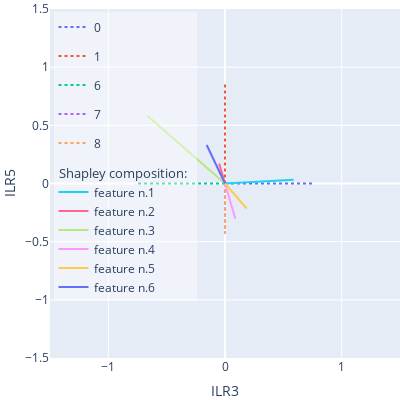
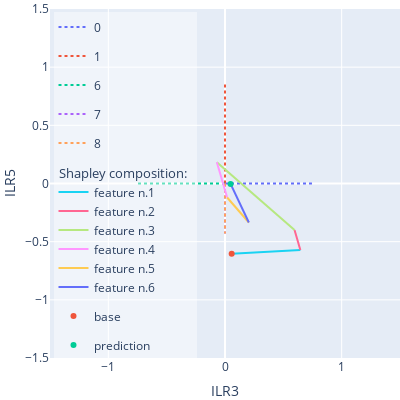

The notebook cell these images were saved under, in order:
### Code cell
#PLOT the a ILR subspace (corresponding to the chosen ILR components listed in balances).
#plot range [-lim, lim]
#If shapley_sum is True, the sum of the shapley vectors are summed from the base distribution to the prediction

fig = explainer.plot_ilr_space(balances=[3, 5], lim=1.5, figsize=400)
fig.write_image(os.path.join(out_dir, 'ex_gt4_ilrplot.pdf'))

fig = explainer.plot_ilr_space(balances=[3, 5], shapley_sum=True, lim=1.5, figsize=400)
fig.write_image(os.path.join(out_dir, 'ex_gt4_ilrplotsum.pdf'))

### Figure 1 — Plotly figure (JSON) as saved in the notebook; plotly's stock layout.template omitted (floating-point values rounded to 4 significant figures)
{"data": [{"legendgroup": "class0", "line": {"dash": "dot"}, "mode": "lines", "name": "0", "type": "scatter", "x": [0, 0.7454], "y": [0, 6.763e-17]}, {"legendgroup": "class1", "line": {"dash": "dot"}, "mode": "lines", "name": "1", "type": "scatter", "x": [0, -2.962e-17], "y": [0, 0.8607]}, {"legendgroup": "class6", "line": {"dash": "dot"}, "mode": "lines", "name": "6", "type": "scatter", "x": [0, -0.7454], "y": [0, 5.376e-17]}, {"legendgroup": "class7", "line": {"dash": "dot"}, "mode": "lines", "name": "7", "type": "scatter", "x": [0, -2.962e-17], "y": [0, -0.4303]}, {"legendgroup": "class8", "line": {"dash": "dot"}, "mode": "lines", "name": "8", "type": "scatter", "x": [0, -2.962e-17], "y": [0, -0.4303]}, {"legendgroup": "shapley", "legendgrouptitle": {"text": "Shapley composition:"}, "mode": "lines", "name": "feature n.1", "type": "scatter", "x": [0, 0.5888], "y": [0, 0.03166]}, {"legendgroup": "shapley", "legendgrouptitle": {"text": "Shapley composition:"}, "mode": "lines", "name": "feature n.2", "type": "scatter", "x": [0, -0.04993], "y": [0, 0.171]}, {"legendgroup": "shapley", "legendgrouptitle": {"text": "Shapley composition:"}, "mode": "lines", "name": "feature n.3", "type": "scatter", "x": [0, -0.666], "y": [0, 0.5827]}, {"legendgroup": "shapley", "legendgrouptitle": {"text": "Shapley composition:"}, "mode": "lines", "name": "feature n.4", "type": "scatter", "x": [0, 0.08848], "y": [0, -0.3023]}, {"legendgroup": "shapley", "legendgrouptitle": {"text": "Shapley composition:"}, "mode": "lines", "name": "feature n.5", "type": "scatter", "x": [0, 0.186], "y": [0, -0.2149]}, {"legendgroup": "shapley", "legendgrouptitle": {"text": "Shapley composition:"}, "mode": "lines", "name": "feature n.6", "type": "scatter", "x": [0, -0.1568], "y": [0, 0.3313]}], "layout": {"autosize": false, "height": 400, "legend": {"bgcolor": "rgba(255,255,255,0.4)", "x": 0.01, "xanchor": "left", "y": 0.99, "yanchor": "top"}, "margin": {"b": 0, "l": 0, "r": 0, "t": 0}, "width": 400, "xaxis": {"range": [-1.5, 1.5], "title": {"text": "ILR3"}, "type": "linear"}, "yaxis": {"range": [-1.5, 1.5], "title": {"text": "ILR5"}, "type": "linear"}}}

### Figure 2 — Plotly figure (JSON) as saved in the notebook; plotly's stock layout.template omitted (floating-point values rounded to 4 significant figures)
{"data": [{"legendgroup": "class0", "line": {"dash": "dot"}, "mode": "lines", "name": "0", "type": "scatter", "x": [0, 0.7454], "y": [0, 6.763e-17]}, {"legendgroup": "class1", "line": {"dash": "dot"}, "mode": "lines", "name": "1", "type": "scatter", "x": [0, -2.962e-17], "y": [0, 0.8607]}, {"legendgroup": "class6", "line": {"dash": "dot"}, "mode": "lines", "name": "6", "type": "scatter", "x": [0, -0.7454], "y": [0, 5.376e-17]}, {"legendgroup": "class7", "line": {"dash": "dot"}, "mode": "lines", "name": "7", "type": "scatter", "x": [0, -2.962e-17], "y": [0, -0.4303]}, {"legendgroup": "class8", "line": {"dash": "dot"}, "mode": "lines", "name": "8", "type": "scatter", "x": [0, -2.962e-17], "y": [0, -0.4303]}, {"legendgroup": "shapley", "legendgrouptitle": {"text": "Shapley composition:"}, "mode": "lines", "name": "feature n.1", "type": "scatter", "x": [0.0572, 0.646], "y": [-0.603, -0.5714]}, {"legendgroup": "shapley", "legendgrouptitle": {"text": "Shapley composition:"}, "mode": "lines", "name": "feature n.2", "type": "scatter", "x": [0.646, 0.596], "y": [-0.5714, -0.4004]}, {"legendgroup": "shapley", "legendgrouptitle": {"text": "Shapley composition:"}, "mode": "lines", "name": "feature n.3", "type": "scatter", "x": [0.596, -0.06992], "y": [-0.4004, 0.1822]}, {"legendgroup": "shapley", "legendgrouptitle": {"text": "Shapley composition:"}, "mode": "lines", "name": "feature n.4", "type": "scatter", "x": [-0.06992, 0.01856], "y": [0.1822, -0.1201]}, {"legendgroup": "shapley", "legendgrouptitle": {"text": "Shapley composition:"}, "mode": "lines", "name": "feature n.5", "type": "scatter", "x": [0.01856, 0.2046], "y": [-0.1201, -0.335]}, {"legendgroup": "shapley", "legendgrouptitle": {"text": "Shapley composition:"}, "mode": "lines", "name": "feature n.6", "type": "scatter", "x": [0.2046, 0.04772], "y": [-0.335, -0.003715]}, {"mode": "markers", "name": "base", "type": "scatter", "x": [0.0572], "y": [-0.603]}, {"mode": "markers", "name": "prediction", "type": "scatter", "x": [0.04772], "y": [-0.003715]}], "layout": {"autosize": false, "height": 400, "legend": {"bgcolor": "rgba(255,255,255,0.4)", "x": 0.01, "xanchor": "left", "y": 0.99, "yanchor": "top"}, "margin": {"b": 0, "l": 0, "r": 0, "t": 0}, "width": 400, "xaxis": {"range": [-1.5, 1.5], "title": {"text": "ILR3"}, "type": "linear"}, "yaxis": {"range": [-1.5, 1.5], "title": {"text": "ILR5"}, "type": "linear"}}}
